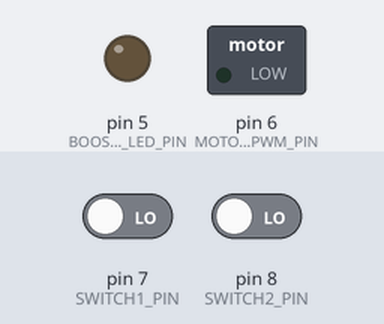
The sketch below on a simulated Arduino Uno, built with avr-gcc and run on an emulated ATmega328P. Shown: switched loads named in the sketch (green lamp = pin HIGH), output pins drawn as LEDs (lit = HIGH). Inputs (shaded band) come from the test bench; at power-on: pin 7 (SWITCH1_PIN) LOW, pin 8 (SWITCH2_PIN) LOW.

Above: at 1.2 s.
1.3 s: pin 7 (SWITCH1_PIN) driven HIGH and pin 8 (SWITCH2_PIN) driven HIGH
At 1.7 s:
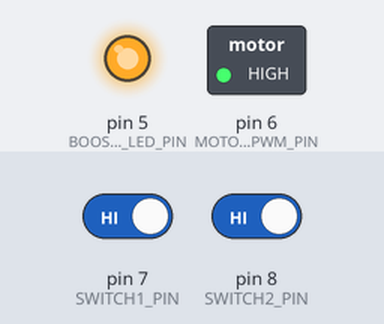
4.3 s: pin 7 (SWITCH1_PIN) driven LOW
At 5.2 s:
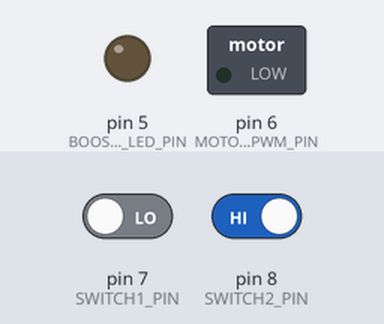
5.8 s: pin 7 (SWITCH1_PIN) driven HIGH
At 6.3 s:
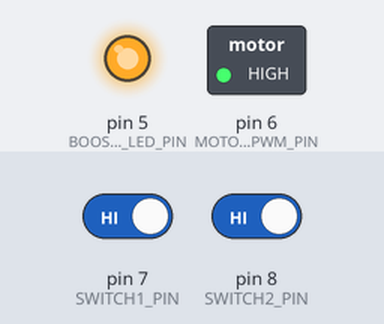
Timing chart, 0 to 8.8 s (numbered marks = the images above; inputs shaded):
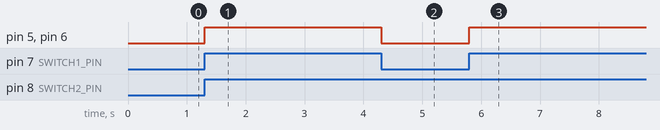

Measured:
- after the input at 1.3 s, pin 5 (BOOSTER_LED_PIN), pin 6 (MOTOR_PWM_PIN): LOW → HIGH at once
- after the input at 4.3 s, pin 5 (BOOSTER_LED_PIN), pin 6 (MOTOR_PWM_PIN): HIGH → LOW at once
- after the input at 5.8 s, pin 5 (BOOSTER_LED_PIN), pin 6 (MOTOR_PWM_PIN): LOW → HIGH at once

The sketch:

Main_Control.ino
```cpp
// [MCU 논리 판단(Arduino) 알고리즘] - 보고서 6페이지 발췌
#define SWITCH1_PIN 7      // 속도 감지 센서
#define SWITCH2_PIN 8      // 가속 레버(Throttle)
#define MOTOR_PWM_PIN 6    // 모터 출력 제어
#define BOOSTER_LED_PIN 5  // 부스터 상태 표시 LED

unsigned long boosterStartTime = 0;
bool boosterActive = false;

void setup() {
  pinMode(SWITCH1_PIN, INPUT);
  pinMode(SWITCH2_PIN, INPUT);
  pinMode(MOTOR_PWM_PIN, OUTPUT);
  pinMode(BOOSTER_LED_PIN, OUTPUT);
}

void loop() {
  bool speedOK = digitalRead(SWITCH1_PIN) == HIGH;
  bool throttlePressed = digitalRead(SWITCH2_PIN) == HIGH;

  // 속도가 10km/h 이상이고 가속 레버가 눌렸을 때 부스터 작동
  if (speedOK && throttlePressed && !boosterActive) {
    boosterActive = true;
    boosterStartTime = millis();
    digitalWrite(BOOSTER_LED_PIN, HIGH); // 부스터 준비 표시
    analogWrite(MOTOR_PWM_PIN, 255);     // 모터 최대 출력
  }

  // 3초 경과 시 또는 스로틀에서 손을 뗐을 때 가속 중지
  if (boosterActive) {
    if (millis() - boosterStartTime > 3000 || !throttlePressed) {
      boosterActive = false;
      digitalWrite(BOOSTER_LED_PIN, LOW);
      analogWrite(MOTOR_PWM_PIN, 0);     // 모터 OFF
      // 이후 회생제동 로직으로 전환 가능
    }
  }
}
```
